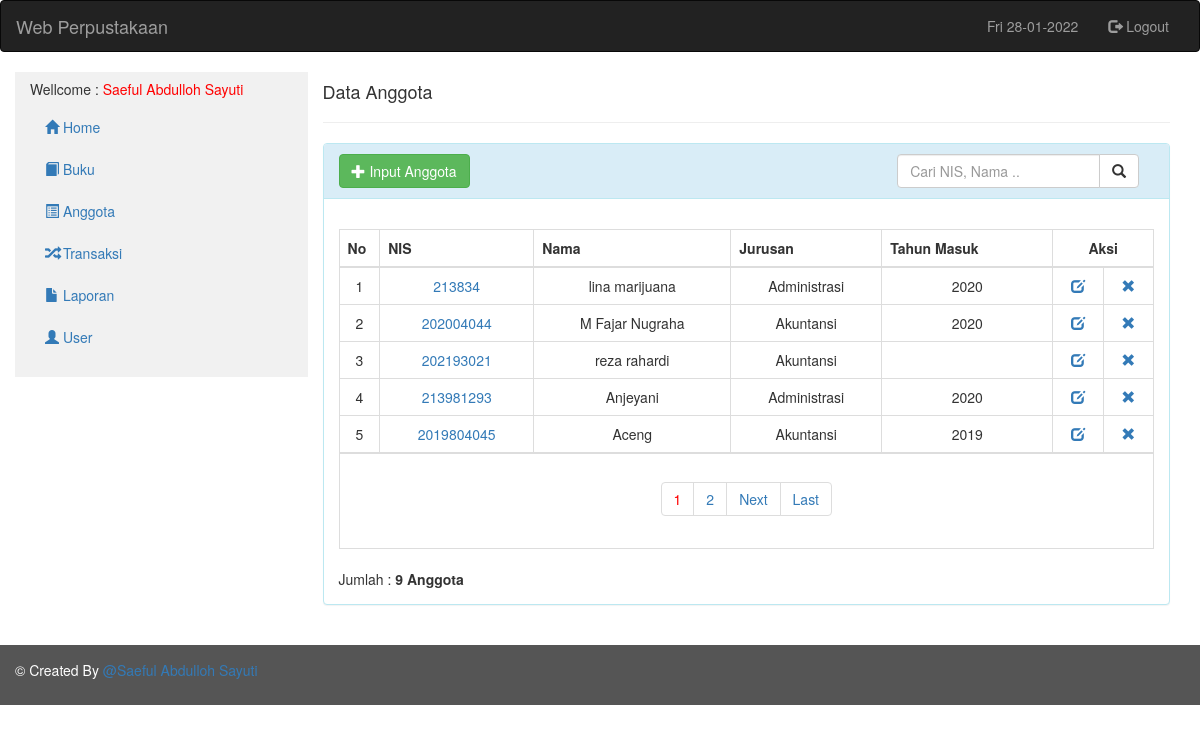
Screenshot of /admin/index.php?page=anggota (signed in) with the database file from the repository.
### tables this page shows
CREATE TABLE `tbl_anggota` (
  `nis` int(11) NOT NULL,
  `nama` varchar(250) NOT NULL,
  `tempat_lahir` varchar(50) NOT NULL,
  `tgl_lahir` varchar(15) NOT NULL,
  `jk` enum('L','P') NOT NULL,
  `jurusan` varchar(50) NOT NULL,
  `thn_masuk` varchar(4) NOT NULL
);

### admin/anggota_data.php (the view, shortened to what this page needs)
<div class="col-sm-9">
      <h4>Data Anggota</h4>
      <hr>
</div>
<div id="loginbox" style="margin-top: ;" class="mainbox col-md-9">
	<div class="panel panel-info">
		<div class="panel-heading">
			<a href="?page=anggota_input" class="btn btn-large btn-success"><span class="glyphicon glyphicon-plus"></span> Input Anggota</a>
			<div class="pull-right col-md-4">
				<form action="?page=anggota_search" method="post">
					<div class="input-group">
						<input type="text" name="cari" class="form-control" placeholder="Cari NIS, Nama ..">
						<span class="input-group-btn">
							<button type="submit" class="btn btn-default" type="button">
								<span class="glyphicon glyphicon-search"></span>
							</button>
						</span>
					</div>
				</form>
			</div>
		</div>
		<div style="padding-top: 10px" class="panel-body"><br>
			<table class="table table-bordered">
				<thead>
				<tr>
					<th width="5%">No</th>
					<th>NIS</th>
					<th>Nama</th>
					<th>Jurusan</th>
					<th>Tahun Masuk</th>
					<th style="text-align: center;" colspan="2">Aksi</th>
				</tr>
				</thead>
				<tbody>
				<?php
				include_once '../inc/class.perpus.php';
				$anggota = new anggota;
				$records_per_page=5;
				$query = "SELECT * FROM tbl_anggota";
				$newquery = $anggota->paging($query,$records_per_page);
				if (empty($page)) {
					$posisi = 0;
				}else{
					$posisi = ($page - 1) * $records_per_page;
				}
				$no=1+$posisi;
				foreach ($anggota->showData($newquery) as $value) {
					?>
					<tr style="text-align: center;">
					<td><?php echo $no; ?></td>
					<td><a href="?page=detil-anggota&nis=<?=$value['nis'];?>"><?php echo $value['nis']; ?></a></td>
					<td><?=$value['nama']; ?></td>
					<td><?=$value['jurusan']?></td>
					<td><?=$value['thn_masuk']?></td>
					<td>
						<a href="?page=anggota_edit&nis=<?=$value['nis']?>" title="edit"><span class="glyphicon glyphicon-edit"></span></a>
					</td>
					<td>
						<a href="?page=delete&nis=<?php print($value['nis']) ?>" onclick="return confirm('Anda yakin ingin menghapus data Anggota <?php echo $value['nama']; ?> ?')" title="Hapus"><span class="glyphicon glyphicon-remove"></span></a>
					</td>
					</tr>
					<?php
					$no++;
				}
				?>
				</tbody>
				<tr>
	        <td colspan="7" align="center">
			    <div class="pagination-wrap">
			      <?php $anggota->paginglink($query,$records_per_page); ?>
			    </div>
		  	  </td>
		    </tr>
			</table>
			Jumlah : <b><?php $anggota->jumlah($query); ?> Anggota</b>
		</div>
	</div>
</div>

### rows the page displays
tbl_anggota: nis "213834", nama "lina marijuana", jurusan "Administrasi", thn_masuk "2020"
tbl_anggota: nis "202004044", nama "M Fajar Nugraha", jurusan "Akuntansi", thn_masuk "2020"
tbl_anggota: nis "202193021", nama "reza rahardi", jurusan "Akuntansi"
tbl_anggota: nis "213981293", nama "Anjeyani", jurusan "Administrasi", thn_masuk "2020"
tbl_anggota: nis "2019804045", nama "Aceng", jurusan "Akuntansi", thn_masuk "2019"

### other values shown
date('D'.' '.'d-m-Y') "Fri 28-01-2022"
$_SESSION['nama'] "Saeful Abdulloh Sayuti"
$row "9"
